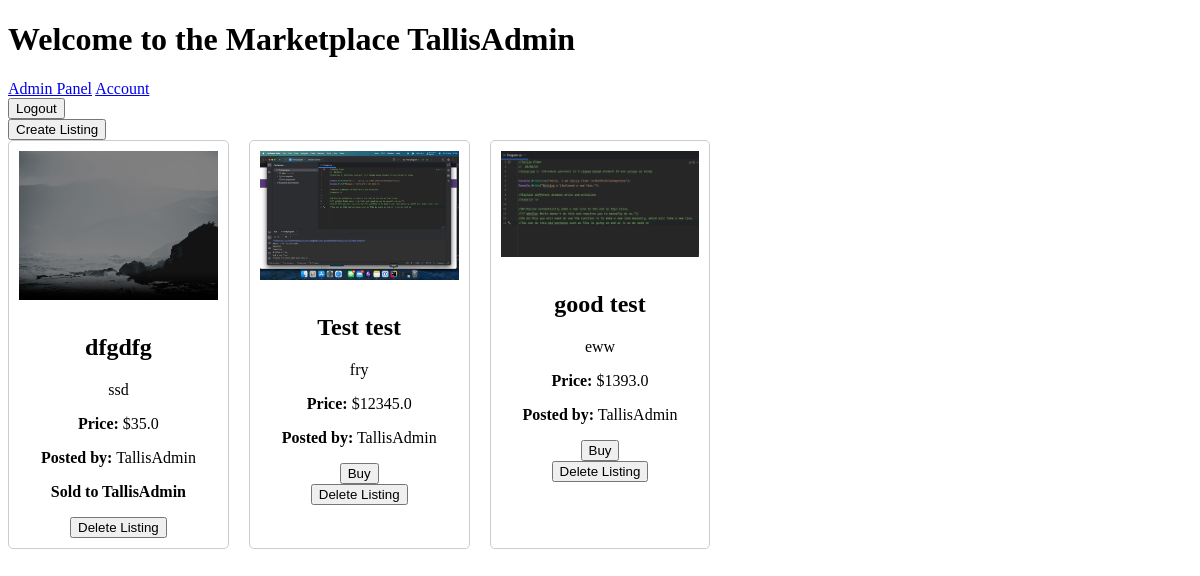
Screenshot of /home (signed in) with the database file from the repository.
### models.py (models this page shows)
class Listing(db.Model):
    id = db.Column(db.Integer, primary_key=True)
    name = db.Column(db.String(150), nullable=False)
    description = db.Column(db.String(500), nullable=False)
    price = db.Column(db.Float, nullable=False)
    image_url = db.Column(db.String(500), nullable=False)
    username = db.Column(db.String(150), db.ForeignKey('user.username'))
    is_sold = db.Column(db.Boolean, default=False)
    buyer_username = db.Column(db.String(150), db.ForeignKey('user.username'), nullable=True)

### blueprints/home.py (the view)
@home_bp.route('/home')
def home_page():
    if not session.get('username'):
        return redirect(url_for('auth.login'))
    username = session['username']
    logout_form=logoutForm()
    BuyListForm = BuyListingForm()
    CLForm = CreateListingForm()
    DelListForm = DeleteListingForm()
    if not session.get('username'):
        return redirect(url_for('auth.login'))
    listings = Listing.query.all()
    is_admin = session.get('privilege') == '1'
    return render_template('home.html', listings=listings, logout_form=logout_form, CLForm=CLForm, username=username, DelListForm=DelListForm, BuyListForm=BuyListForm)

### forms.py
class logoutForm(FlaskForm):
    logoutSubmit = SubmitField('Logout')

class BuyListingForm(FlaskForm):
    submit = SubmitField('Buy')

### templates/home.html (shortened to what this page needs)
<!DOCTYPE html>
<html lang="en">
<head>
</head>
<body>
    <h1>Welcome to the Marketplace {{ username }}</h1>
    {% if session.get('privilege') != 0 %}
    <a href="{{ url_for('admin.admin_panel') }}" class="admin-btn">Admin Panel</a>
    {% endif %}
    <a href="/account">Account</a>
    <form method="POST" action="/logout">
        {{ logout_form.logoutSubmit() }}
    </form>
    <button id="createListingBtn">Create Listing</button>
    <div class="grid">
        {% for listing in listings %}
        <div class="listing">
            <img src="{{ url_for('static', filename=listing.image_url.split('static/')[-1]) }}" alt="{{ listing.name }}" width="100%">
            <h2>{{ listing.name }}</h2>
            <p>{{ listing.description }}</p>
            <p><strong>Price:</strong> ${{ listing.price }}</p>
            <p><strong>Posted by:</strong> {{ listing.username }}</p>
            {% if not listing.is_sold %}
                <form method="POST" action="{{ url_for('home.buy_listing', listing_id=listing.id) }}">
                    {{ BuyListForm.submit() }}
                </form>
            {% else %}
                <p><strong>Sold to {{ listing.buyer_username }}</strong></p>
            {% endif %}
            {% if session['username'] == listing.username or session.get('privilege') == 1 %}
                <form method="POST" action="/delete_listing/{{ listing.id }}">
                    {{ DelListForm.submit() }}
                </form>
            {% endif %}
        </div>
        {% endfor %}
    </div>
</body>
</html>

### templates/home.html (style rules this page uses)
.grid { display: grid; grid-template-columns: repeat(auto-fill, minmax(200px, 1fr)); gap: 20px; }
.listing { border: 1px solid #ccc; padding: 10px; border-radius: 5px; text-align: center; }
.listing img { max-width: 100%; height: auto; margin-bottom: 10px; }

### rows the page displays
Listing: image_url (picture), name "dfgdfg", description "ssd", price "35.0", username "TallisAdmin", buyer_username "TallisAdmin"
Listing: image_url (picture), name "Test test", description "fry", price "12345.0", username "TallisAdmin"
Listing: image_url (picture), name "good test", description "eww", price "1393.0", username "TallisAdmin"

### other values shown
{{ username }} "TallisAdmin"
